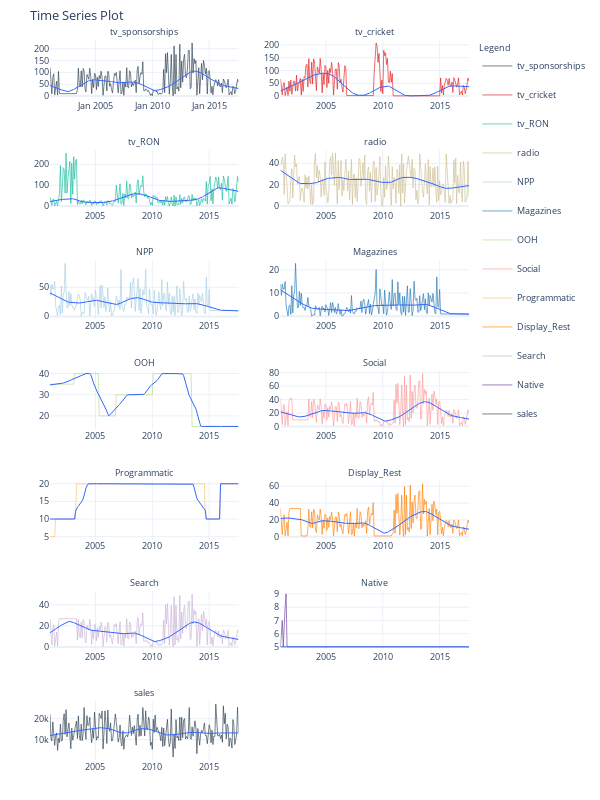

Write notebook code for a chart like this one.
### Code cell
raw_df.melt(
    id_vars=['Time'],
    value_vars=['tv_sponsorships','tv_cricket','tv_RON',
    'radio','NPP','Magazines','OOH','Social','Programmatic','Display_Rest','Search','Native','sales']
) \
    .groupby('variable') \
        .plot_timeseries(
            'Time', 'value',
            color_column='variable',
            facet_ncol = 2,
            width = 600,
            height = 800,
            legend_show = True
        )

### Figure 1 — Plotly figure (JSON) as saved in the notebook; plotly's stock layout.template omitted (floating-point values rounded to 4 significant figures; data arrays with more than 128 entries replaced by an {"elided": "..."} marker saying what was removed)
{"data": [{"hoverlabel": {"font": {"size": 8.8}}, "legendgroup": "tv_sponsorships", "line": {"color": "rgba(44, 62, 80, 1.0)", "width": 0.65}, "mode": "lines", "name": "tv_sponsorships", "type": "scatter", "x": {"elided": "200 str values"}, "xaxis": "x", "y": {"elided": "200 float values"}, "yaxis": "y"}, {"hoverlabel": {"font": {"size": 8.8}}, "line": {"color": "rgba(51, 102, 255, 1.0)", "width": 1}, "mode": "lines", "name": "Smoother", "showlegend": false, "type": "scatter", "x": {"elided": "200 str values"}, "xaxis": "x", "y": {"elided": "200 float values"}, "yaxis": "y"}, {"hoverlabel": {"font": {"size": 8.8}}, "legendgroup": "tv_cricket", "line": {"color": "rgba(227, 26, 28, 1.0)", "width": 0.65}, "mode": "lines", "name": "tv_cricket", "type": "scatter", "x": {"elided": "200 str values"}, "xaxis": "x2", "y": {"elided": "200 float values"}, "yaxis": "y2"}, {"hoverlabel": {"font": {"size": 8.8}}, "line": {"color": "rgba(51, 102, 255, 1.0)", "width": 1}, "mode": "lines", "name": "Smoother", "showlegend": false, "type": "scatter", "x": {"elided": "200 str values"}, "xaxis": "x2", "y": {"elided": "200 float values"}, "yaxis": "y2"}, {"hoverlabel": {"font": {"size": 8.8}}, "legendgroup": "tv_RON", "line": {"color": "rgba(24, 188, 156, 1.0)", "width": 0.65}, "mode": "lines", "name": "tv_RON", "type": "scatter", "x": {"elided": "200 str values"}, "xaxis": "x3", "y": {"elided": "200 float values"}, "yaxis": "y3"}, {"hoverlabel": {"font": {"size": 8.8}}, "line": {"color": "rgba(51, 102, 255, 1.0)", "width": 1}, "mode": "lines", "name": "Smoother", "showlegend": false, "type": "scatter", "x": {"elided": "200 str values"}, "xaxis": "x3", "y": {"elided": "200 float values"}, "yaxis": "y3"}, {"hoverlabel": {"font": {"size": 8.8}}, "legendgroup": "radio", "line": {"color": "rgba(204, 190, 147, 1.0)", "width": 0.65}, "mode": "lines", "name": "radio", "type": "scatter", "x": {"elided": "200 str values"}, "xaxis": "x4", "y": {"elided": "200 float values"}, "yaxis": "y4"}, {"hoverlabel": {"font": {"size": 8.8}}, "line": {"color": "rgba(51, 102, 255, 1.0)", "width": 1}, "mode": "lines", "name": "Smoother", "showlegend": false, "type": "scatter", "x": {"elided": "200 str values"}, "xaxis": "x4", "y": {"elided": "200 float values"}, "yaxis": "y4"}, {"hoverlabel": {"font": {"size": 8.8}}, "legendgroup": "NPP", "line": {"color": "rgba(166, 206, 227, 1.0)", "width": 0.65}, "mode": "lines", "name": "NPP", "type": "scatter", "x": {"elided": "200 str values"}, "xaxis": "x5", "y": {"elided": "200 float values"}, "yaxis": "y5"}, {"hoverlabel": {"font": {"size": 8.8}}, "line": {"color": "rgba(51, 102, 255, 1.0)", "width": 1}, "mode": "lines", "name": "Smoother", "showlegend": false, "type": "scatter", "x": {"elided": "200 str values"}, "xaxis": "x5", "y": {"elided": "200 float values"}, "yaxis": "y5"}, {"hoverlabel": {"font": {"size": 8.8}}, "legendgroup": "Magazines", "line": {"color": "rgba(31, 120, 180, 1.0)", "width": 0.65}, "mode": "lines", "name": "Magazines", "type": "scatter", "x": {"elided": "200 str values"}, "xaxis": "x6", "y": {"elided": "200 float values"}, "yaxis": "y6"}, {"hoverlabel": {"font": {"size": 8.8}}, "line": {"color": "rgba(51, 102, 255, 1.0)", "width": 1}, "mode": "lines", "name": "Smoother", "showlegend": false, "type": "scatter", "x": {"elided": "200 str values"}, "xaxis": "x6", "y": {"elided": "200 float values"}, "yaxis": "y6"}, {"hoverlabel": {"font": {"size": 8.8}}, "legendgroup": "OOH", "line": {"color": "rgba(178, 223, 138, 1.0)", "width": 0.65}, "mode": "lines", "name": "OOH", "type": "scatter", "x": {"elided": "200 str values"}, "xaxis": "x7", "y": {"elided": "200 float values"}, "yaxis": "y7"}, {"hoverlabel": {"font": {"size": 8.8}}, "line": {"color": "rgba(51, 102, 255, 1.0)", "width": 1}, "mode": "lines", "name": "Smoother", "showlegend": false, "type": "scatter", "x": {"elided": "200 str values"}, "xaxis": "x7", "y": {"elided": "200 float values"}, "yaxis": "y7"}, {"hoverlabel": {"font": {"size": 8.8}}, "legendgroup": "Social", "line": {"color": "rgba(251, 154, 153, 1.0)", "width": 0.65}, "mode": "lines", "name": "Social", "type": "scatter", "x": {"elided": "200 str values"}, "xaxis": "x8", "y": {"elided": "200 float values"}, "yaxis": "y8"}, {"hoverlabel": {"font": {"size": 8.8}}, "line": {"color": "rgba(51, 102, 255, 1.0)", "width": 1}, "mode": "lines", "name": "Smoother", "showlegend": false, "type": "scatter", "x": {"elided": "200 str values"}, "xaxis": "x8", "y": {"elided": "200 float values"}, "yaxis": "y8"}, {"hoverlabel": {"font": {"size": 8.8}}, "legendgroup": "Programmatic", "line": {"color": "rgba(253, 191, 111, 1.0)", "width": 0.65}, "mode": "lines", "name": "Programmatic", "type": "scatter", "x": {"elided": "200 str values"}, "xaxis": "x9", "y": {"elided": "200 float values"}, "yaxis": "y9"}, {"hoverlabel": {"font": {"size": 8.8}}, "line": {"color": "rgba(51, 102, 255, 1.0)", "width": 1}, "mode": "lines", "name": "Smoother", "showlegend": false, "type": "scatter", "x": {"elided": "200 str values"}, "xaxis": "x9", "y": {"elided": "200 float values"}, "yaxis": "y9"}, {"hoverlabel": {"font": {"size": 8.8}}, "legendgroup": "Display_Rest", "line": {"color": "rgba(255, 127, 0, 1.0)", "width": 0.65}, "mode": "lines", "name": "Display_Rest", "type": "scatter", "x": {"elided": "200 str values"}, "xaxis": "x10", "y": {"elided": "200 float values"}, "yaxis": "y10"}, {"hoverlabel": {"font": {"size": 8.8}}, "line": {"color": "rgba(51, 102, 255, 1.0)", "width": 1}, "mode": "lines", "name": "Smoother", "showlegend": false, "type": "scatter", "x": {"elided": "200 str values"}, "xaxis": "x10", "y": {"elided": "200 float values"}, "yaxis": "y10"}, {"hoverlabel": {"font": {"size": 8.8}}, "legendgroup": "Search", "line": {"color": "rgba(202, 178, 214, 1.0)", "width": 0.65}, "mode": "lines", "name": "Search", "type": "scatter", "x": {"elided": "200 str values"}, "xaxis": "x11", "y": {"elided": "200 float values"}, "yaxis": "y11"}, {"hoverlabel": {"font": {"size": 8.8}}, "line": {"color": "rgba(51, 102, 255, 1.0)", "width": 1}, "mode": "lines", "name": "Smoother", "showlegend": false, "type": "scatter", "x": {"elided": "200 str values"}, "xaxis": "x11", "y": {"elided": "200 float values"}, "yaxis": "y11"}, {"hoverlabel": {"font": {"size": 8.8}}, "legendgroup": "Native", "line": {"color": "rgba(106, 61, 154, 1.0)", "width": 0.65}, "mode": "lines", "name": "Native", "type": "scatter", "x": {"elided": "200 str values"}, "xaxis": "x12", "y": {"elided": "200 float values"}, "yaxis": "y12"}, {"hoverlabel": {"font": {"size": 8.8}}, "line": {"color": "rgba(51, 102, 255, 1.0)", "width": 1}, "mode": "lines", "name": "Smoother", "showlegend": false, "type": "scatter", "x": {"elided": "200 str values"}, "xaxis": "x12", "y": {"elided": "200 float values"}, "yaxis": "y12"}, {"hoverlabel": {"font": {"size": 8.8}}, "legendgroup": "sales", "line": {"color": "rgba(44, 62, 80, 1.0)", "width": 0.65}, "mode": "lines", "name": "sales", "type": "scatter", "x": {"elided": "200 str values"}, "xaxis": "x13", "y": {"elided": "200 float values"}, "yaxis": "y13"}, {"hoverlabel": {"font": {"size": 8.8}}, "line": {"color": "rgba(51, 102, 255, 1.0)", "width": 1}, "mode": "lines", "name": "Smoother", "showlegend": false, "type": "scatter", "x": {"elided": "200 str values"}, "xaxis": "x13", "y": {"elided": "200 float values"}, "yaxis": "y13"}], "layout": {"annotations": [{"font": {"size": 8.8}, "showarrow": false, "text": "tv_sponsorships", "x": 0.225, "xanchor": "center", "xref": "paper", "y": 1.0, "yanchor": "bottom", "yref": "paper"}, {"font": {"size": 8.8}, "showarrow": false, "text": "tv_cricket", "x": 0.775, "xanchor": "center", "xref": "paper", "y": 1.0, "yanchor": "bottom", "yref": "paper"}, {"font": {"size": 8.8}, "showarrow": false, "text": "tv_RON", "x": 0.225, "xanchor": "center", "xref": "paper", "y": 0.8469, "yanchor": "bottom", "yref": "paper"}, {"font": {"size": 8.8}, "showarrow": false, "text": "radio", "x": 0.775, "xanchor": "center", "xref": "paper", "y": 0.8469, "yanchor": "bottom", "yref": "paper"}, {"font": {"size": 8.8}, "showarrow": false, "text": "NPP", "x": 0.225, "xanchor": "center", "xref": "paper", "y": 0.6939, "yanchor": "bottom", "yref": "paper"}, {"font": {"size": 8.8}, "showarrow": false, "text": "Magazines", "x": 0.775, "xanchor": "center", "xref": "paper", "y": 0.6939, "yanchor": "bottom", "yref": "paper"}, {"font": {"size": 8.8}, "showarrow": false, "text": "OOH", "x": 0.225, "xanchor": "center", "xref": "paper", "y": 0.5408, "yanchor": "bottom", "yref": "paper"}, {"font": {"size": 8.8}, "showarrow": false, "text": "Social", "x": 0.775, "xanchor": "center", "xref": "paper", "y": 0.5408, "yanchor": "bottom", "yref": "paper"}, {"font": {"size": 8.8}, "showarrow": false, "text": "Programmatic", "x": 0.225, "xanchor": "center", "xref": "paper", "y": 0.3878, "yanchor": "bottom", "yref": "paper"}, {"font": {"size": 8.8}, "showarrow": false, "text": "Display_Rest", "x": 0.775, "xanchor": "center", "xref": "paper", "y": 0.3878, "yanchor": "bottom", "yref": "paper"}, {"font": {"size": 8.8}, "showarrow": false, "text": "Search", "x": 0.225, "xanchor": "center", "xref": "paper", "y": 0.2347, "yanchor": "bottom", "yref": "paper"}, {"font": {"size": 8.8}, "showarrow": false, "text": "Native", "x": 0.775, "xanchor": "center", "xref": "paper", "y": 0.2347, "yanchor": "bottom", "yref": "paper"}, {"font": {"size": 8.8}, "showarrow": false, "text": "sales", "x": 0.225, "xanchor": "center", "xref": "paper", "y": 0.08163, "yanchor": "bottom", "yref": "paper"}], "autosize": true, "font": {"size": 11}, "height": 800, "legend": {"font": {"size": 8.8}, "title": {"font": {"size": 8.8}, "text": "Legend"}}, "margin": {"b": 40, "l": 10, "r": 10, "t": 40}, "title": {"font": {"size": 13.2}, "text": "Time Series Plot"}, "width": 600, "xaxis": {"anchor": "y", "domain": [0, 0.45], "showticklabels": true, "tickfont": {"size": 8.8}, "tickformat": "%b %Y", "title": {"text": ""}, "visible": true}, "xaxis10": {"anchor": "y10", "domain": [0.55, 1], "showticklabels": true, "tickfont": {"size": 8.8}, "visible": true}, "xaxis11": {"anchor": "y11", "domain": [0, 0.45], "showticklabels": true, "tickfont": {"size": 8.8}, "visible": true}, "xaxis12": {"anchor": "y12", "domain": [0.55, 1], "showticklabels": true, "tickfont": {"size": 8.8}, "visible": true}, "xaxis13": {"anchor": "y13", "domain": [0, 0.45], "showticklabels": true, "tickfont": {"size": 8.8}, "visible": true}, "xaxis14": {"anchor": "y14", "domain": [0.55, 1], "showticklabels": true, "tickfont": {"size": 8.8}, "visible": true}, "xaxis2": {"anchor": "y2", "domain": [0.55, 1], "showticklabels": true, "tickfont": {"size": 8.8}, "visible": true}, "xaxis3": {"anchor": "y3", "domain": [0, 0.45], "showticklabels": true, "tickfont": {"size": 8.8}, "visible": true}, "xaxis4": {"anchor": "y4", "domain": [0.55, 1], "showticklabels": true, "tickfont": {"size": 8.8}, "visible": true}, "xaxis5": {"anchor": "y5", "domain": [0, 0.45], "showticklabels": true, "tickfont": {"size": 8.8}, "visible": true}, "xaxis6": {"anchor": "y6", "domain": [0.55, 1], "showticklabels": true, "tickfont": {"size": 8.8}, "visible": true}, "xaxis7": {"anchor": "y7", "domain": [0, 0.45], "showticklabels": true, "tickfont": {"size": 8.8}, "visible": true}, "xaxis8": {"anchor": "y8", "domain": [0.55, 1], "showticklabels": true, "tickfont": {"size": 8.8}, "visible": true}, "xaxis9": {"anchor": "y9", "domain": [0, 0.45], "showticklabels": true, "tickfont": {"size": 8.8}, "visible": true}, "yaxis": {"anchor": "x", "domain": [0.9184, 1.0], "tickfont": {"size": 8.8}, "title": {"text": ""}}, "yaxis10": {"anchor": "x10", "domain": [0.3061, 0.3878], "tickfont": {"size": 8.8}}, "yaxis11": {"anchor": "x11", "domain": [0.1531, 0.2347], "tickfont": {"size": 8.8}}, "yaxis12": {"anchor": "x12", "domain": [0.1531, 0.2347], "tickfont": {"size": 8.8}}, "yaxis13": {"anchor": "x13", "domain": [0, 0.08163], "tickfont": {"size": 8.8}}, "yaxis14": {"anchor": "x14", "domain": [0, 0.08163], "tickfont": {"size": 8.8}}, "yaxis2": {"anchor": "x2", "domain": [0.9184, 1.0], "tickfont": {"size": 8.8}}, "yaxis3": {"anchor": "x3", "domain": [0.7653, 0.8469], "tickfont": {"size": 8.8}}, "yaxis4": {"anchor": "x4", "domain": [0.7653, 0.8469], "tickfont": {"size": 8.8}}, "yaxis5": {"anchor": "x5", "domain": [0.6122, 0.6939], "tickfont": {"size": 8.8}}, "yaxis6": {"anchor": "x6", "domain": [0.6122, 0.6939], "tickfont": {"size": 8.8}}, "yaxis7": {"anchor": "x7", "domain": [0.4592, 0.5408], "tickfont": {"size": 8.8}}, "yaxis8": {"anchor": "x8", "domain": [0.4592, 0.5408], "tickfont": {"size": 8.8}}, "yaxis9": {"anchor": "x9", "domain": [0.3061, 0.3878], "tickfont": {"size": 8.8}}}}
